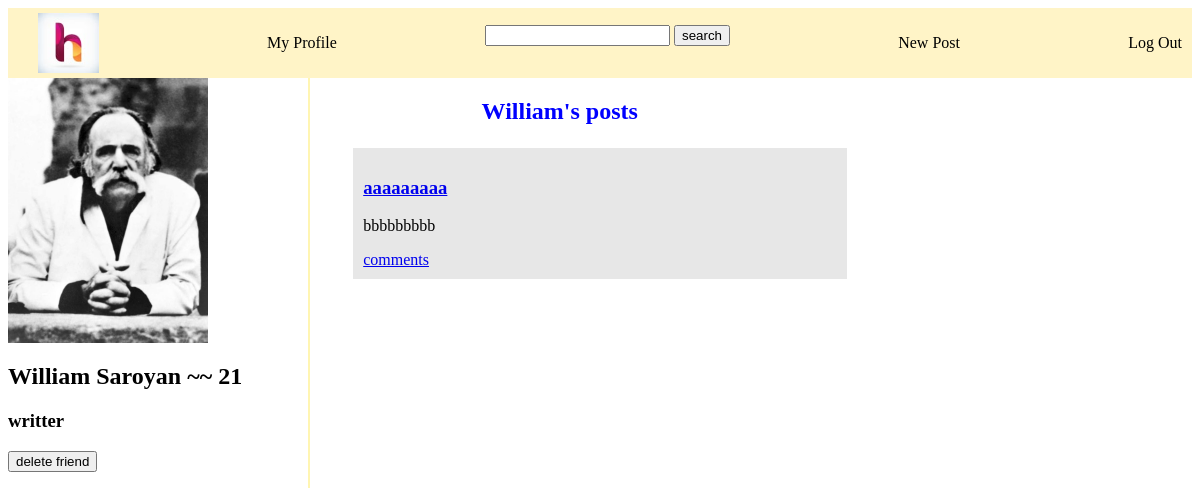
The app's page /accounts/detail/2/ (signed in) with its own data.
### accounts/models.py (models this page shows, shortened)
class Profile(models.Model):
    user = models.OneToOneField('auth.user',related_name="profile_user",on_delete=models.CASCADE)
    first_name = models.CharField(max_length=150)
    last_name = models.CharField(max_length=150)
    category = models.CharField(max_length=150)
    birth_date = models.DateField()
    profile_image = models.ImageField(null=True,blank=True,upload_to='images/',default='user.jpg')
    def get_age(self):
        today = date.today()
        age = today.year - self.birth_date.year
        if today.month < self.birth_date.month or today.month == self.birth_date.month and today.day < self.birth_date.day:
            age -= 1
        return age
    def __str__(self):
        return f"{self.first_name} {self.last_name}"
    def get_friends(self):
        friendship1 = Friendship.objects.filter(user1 = self)
        friendship2 = Friendship.objects.filter(user2 = self)
        friends_list = []
        for friend in friendship1:
            friends_list.append(friend.user2)
        for friend in friendship2:
            friends_list.append(friend.user1)
        return friends_list

### blog/models.py (models this page shows, shortened)
class Post(models.Model):
    title = models.CharField(max_length=150)
    body = models.TextField()
    profile = models.ForeignKey(Profile,related_name='posts',on_delete=models.CASCADE)

### accounts/views.py (the view)
# urls.py: path('detail/<int:pk>/',ProfileDetailView.as_view(),name='profile_detail'),
class ProfileDetailView(DetailView):
    model = Profile
    template_name = 'profile_detail.html'
    def get_context_data(self, **kwargs):
        context = super().get_context_data(**kwargs)
        posts = self.object.user.profile_user.posts.all()
        context['posts'] = posts
        return context

### templates/profile_detail.html (shortened to what this page needs)
{% extends 'base.html' %}
{% load static %}
{% block content %}
{% if profile.profile_image %}
<div class="pr">
    <img src="{{profile.profile_image.url}}" alt="" width="200">
{% else %}
<div class="pr">
    <img src="{% static 'images/user.jpg/' %}" alt="" width="200" >
{% endif %}
{% if profile.pk == user.profile_user.pk %}
    <div class="profile">
        <h2>{{profile}} ~~ {{profile.get_age}} </h2>
        <h3>{{profile.category}}</h3>
        <a href="{% url 'profile_update' profile.pk %}" >Manage Profile</a>
        <h3>friends</h3>
        {% for friend in profile.get_friends %}
            <p> <a href="{% url 'profile_detail' friend.pk %}">{{friend}}</a></p>
        {% endfor %}
    </div>
</div>
<div class="post-title">
    <h2  >my posts</h2>
</div>
    {% for post in posts %}
    <div class="post1">
        <h3><a href="{% url 'post_detail' post.pk %}">{{post.title}}</a></h3>
        <p>{{post.body}}</p>
        <a href="{% url 'post_detail' post.pk %}">comments</a>
    </div>
    {% endfor %}
{% else %}
    <div class="profile">
        <h2>{{profile}} ~~ {{profile.get_age}} </h2>
        <h3>{{profile.category}}</h3>
    {% if user.profile_user not in profile.get_friends %}
        <form action="{% url 'add_friend' profile.pk %}" method="post">
            {% csrf_token %}
        <button type="submit">Add friend</button>
        </form>
    {% else %}
        <form action="{% url 'delete_friend' profile.pk %}" method="post">
        <button type="submit">delete friend</button>
        </form>
    {% endif %}
    </div>
</div>
<div class="post-title">
    <h2  >{{profile.first_name}}'s posts</h2>
</div>
    {% for post in posts %}
    <div class="post1">
        <h3><a href="{% url 'post_detail' post.pk %}">{{post.title}}</a></h3>
        <p>{{post.body}}</p>
        <a href="{% url 'post_detail' post.pk %}">comments</a>
    </div>
    {% endfor %}
{% endif %}
{% endblock content %}

### static/css/base.css (style rules this page uses)
body { background-color: rgb(255, 255, 255); }
.post1 { background-color: rgb(231, 231, 231); margin: auto; width: 40%; border: 3px solid rgb(255, 255, 255); padding: 10px; top: 30%; }
.post-title { margin: auto; width: 20%; color: blue; top: 100px; left: 45%; }
.pr { width: 25%; border-right: 2px solid rgb(255, 245, 178); position: fixed; }

### records on screen
Profile: profile_image (picture), first_name+last_name "William Saroyan", get_age "21", category "writter", first_name "William"
Post: title "aaaaaaaaa", body "bbbbbbbbb"
